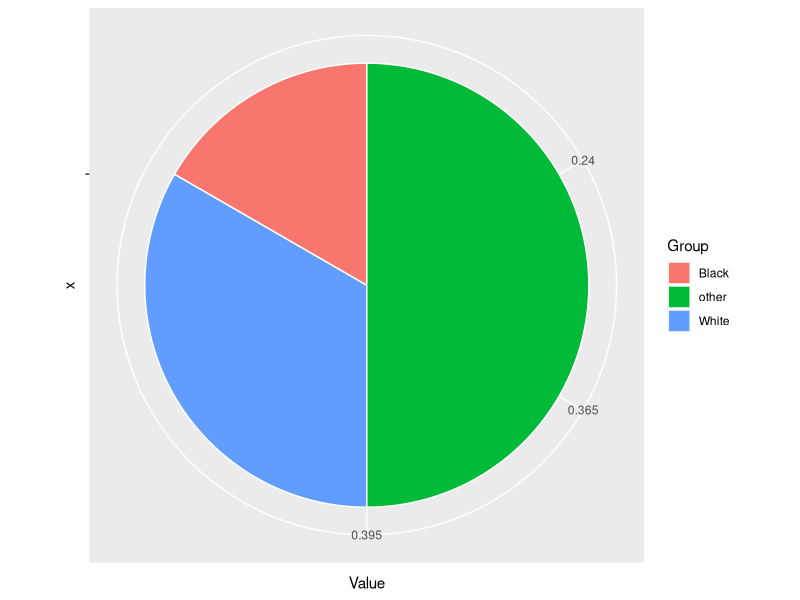

Generate this figure with R:
#libraries
library(ggplot2)
library(here)
library(dplyr)

#WD
DemoData_UOF<-read.csv(file=here('clean data/orlando/Orlando City DemoData UOF.csv'), stringsAsFactors = FALSE)
DemoData_Shootings<-read.csv(file=here('clean data/orlando/Orlando City DemoData Shootings.csv'), stringsAsFactors = FALSE)

table(data2 <- data.frame(
  Group=c("White","Black","other"),
  Value=c("0.365","0.24","0.395")
  )
  )

ggplot(data2, aes(x="", y=Value, fill=Group)) +
  geom_bar(stat="identity", width=1, color="white") +
  coord_polar("y", start=0)





